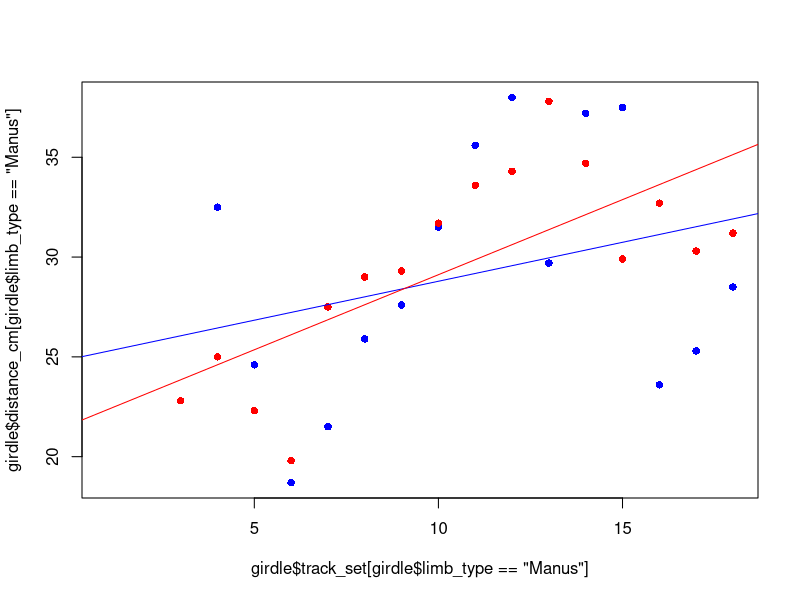

This chart was generated by the following R code:
# Coskun Kucukkaragoz

# Girdle Lengths
girdle <- read.csv("girdle.csv",stringsAsFactors = TRUE)
attach(girdle)
plot(girdle$distance_cm[girdle$limb_type=="Manus"]~girdle$track_set[girdle$limb_type=="Manus"],col="blue",pch=16)
points(girdle$distance_cm[girdle$limb_type=="Pes"]~girdle$track_set[girdle$limb_type=="Pes"],col="red",pch=16)

M <- lm(girdle$distance_cm[girdle$limb_type=="Manus"]~girdle$track_set[girdle$limb_type=="Manus"])
P <- lm(girdle$distance_cm[girdle$limb_type=="Pes"]~girdle$track_set[girdle$limb_type=="Pes"])
abline(M,col="blue")
abline(P,col="red")

girdleM <- subset(girdle,girdle$limb_type=="Manus")
girdleP <- subset(girdle,girdle$limb_type=="Pes")
mean(girdleM$distance_cm,na.rm = TRUE)
mean(girdleP$distance_cm,na.rm = TRUE)
t.test(girdleM$distance_cm,girdleP$distance_cm)
